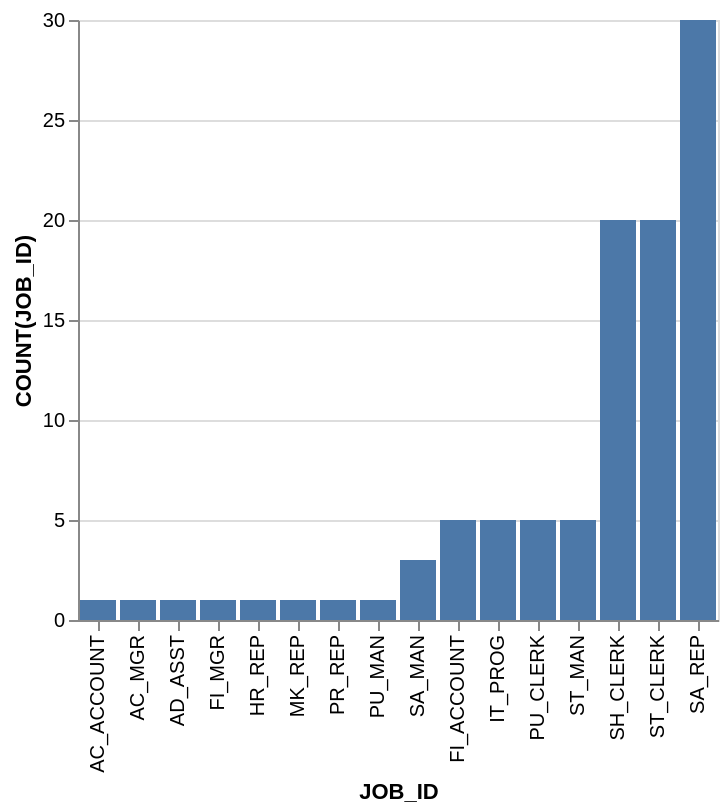

Source (Vega-Lite JSON):
### Vega-Lite specification from a JSON file in a GitHub repository (floating-point values rounded to 4 significant figures)
{"data": {"values": [{"x_data": "AC_ACCOUNT", "y_data": 1}, {"x_data": "AC_MGR", "y_data": 1}, {"x_data": "AD_ASST", "y_data": 1}, {"x_data": "FI_MGR", "y_data": 1}, {"x_data": "HR_REP", "y_data": 1}, {"x_data": "MK_REP", "y_data": 1}, {"x_data": "PR_REP", "y_data": 1}, {"x_data": "PU_MAN", "y_data": 1}, {"x_data": "SA_MAN", "y_data": 3}, {"x_data": "FI_ACCOUNT", "y_data": 5}, {"x_data": "IT_PROG", "y_data": 5}, {"x_data": "PU_CLERK", "y_data": 5}, {"x_data": "ST_MAN", "y_data": 5}, {"x_data": "SH_CLERK", "y_data": 20}, {"x_data": "ST_CLERK", "y_data": 20}, {"x_data": "SA_REP", "y_data": 30}]}, "mark": "bar", "encoding": {"x": {"field": "x_data", "type": "nominal", "title": "JOB_ID", "sort": {"op": "sum", "field": "y_data", "order": "ascending"}}, "y": {"field": "y_data", "type": "quantitative", "title": "COUNT(JOB_ID)"}}}
